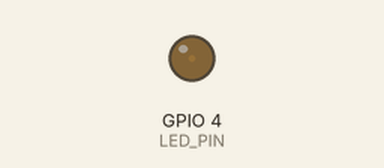
Simulated run of this program. Board: Raspberry Pi (BCM pin numbers). Shown: output pins drawn as LEDs (lit = HIGH).

Above: at 0.05 s.
At 1.8 s:
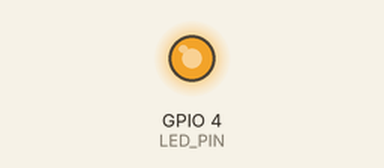
At 2.7 s:
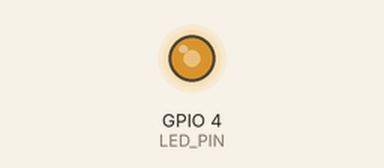
At 3.6 s:
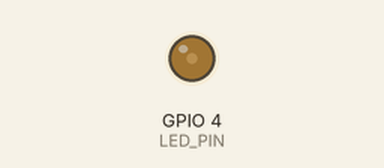
Timing chart, 0 to 5.2 s (numbered marks = the images above):
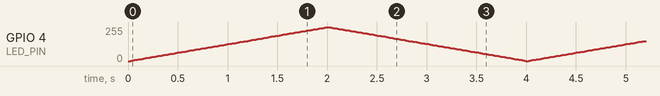

The program:

pwm_led.py
```python
import time
import traceback

import RPi.GPIO as GPIO
GPIO.setmode(GPIO.BCM)

LED_PIN = 4

GPIO.setup(LED_PIN, GPIO.OUT)
p = GPIO.PWM(LED_PIN, 50)

p.start(0)

try:
    while True:
        for i in range(100):
            p.ChangeDutyCycle(i)
            time.sleep(0.02)
        for i in range(100):
            p.ChangeDutyCycle(100 - i)
            time.sleep(0.02)
except:
    p.stop()
    GPIO.cleanup()
    traceback.print_exc()
```
